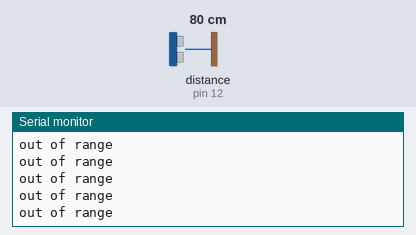
Bench run of a sketch on a simulated Arduino Uno, built with avr-gcc and run on an emulated ATmega328P. Parts: the last lines printed to the serial monitor. Wiring (inferred from the names in the program): ultrasonic range finder: trigger pin 12; echo pin 12. The inputs (shaded band) are chosen by the test bench; at power-on: distance to the obstacle (sensor on pin 12) 80 cm. The echo pulse lasts 58.3 µs per cm.

Above: at 1.2 s.
1.3 s: distance to the obstacle (sensor on pin 12) set to 2 cm
At 1.9 s:
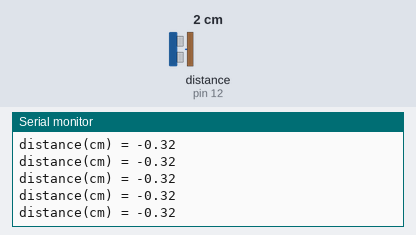
3.2 s: distance to the obstacle (sensor on pin 12) set to 4 cm
At 4.0 s:
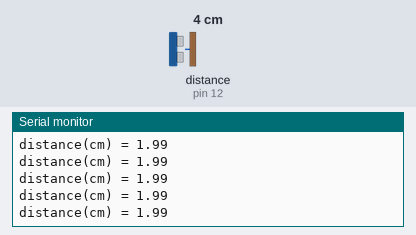
6.2 s: distance to the obstacle (sensor on pin 12) set to 18 cm
At 7.0 s:
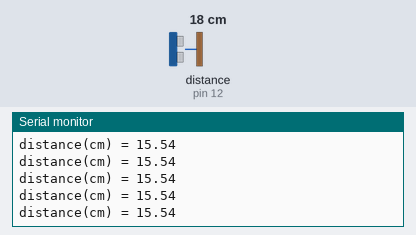
9.2 s: distance to the obstacle (sensor on pin 12) set to 9 cm
At 10.1 s:
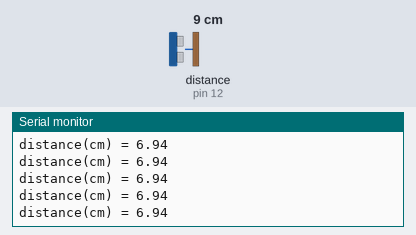
12.2 s: distance to the obstacle (sensor on pin 12) set to 35 cm
At 13.0 s:
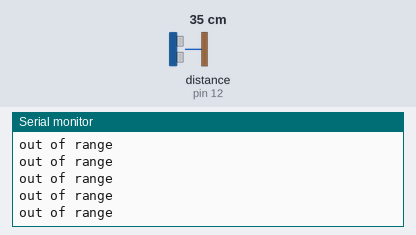
Timing chart, 0 to 15.2 s (numbered marks = the images above; inputs shaded):
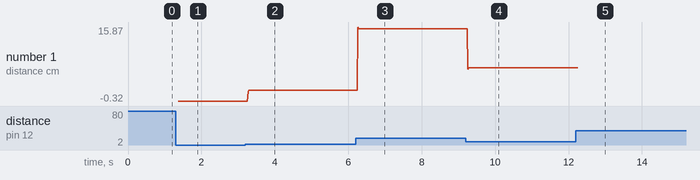

The sketch:

ultrasonic.ino
```cpp
#define TIMEOUT 2000 // Max microseconds to wait; choose according to max distance of wall
#define SPEED_OF_SOUND 340 // Update according to your own experiment
#define ULTRASONIC 12
// If you are using Port 1 of mCore, the ultrasonic sensor uses digital pin 12
// If you are using Port 2 of mCore, the ultrasonic sensor uses digital pin 10
void setup() {
 Serial.begin(9600); // to initialize the serial monitor
}

void loop() {
    pinMode(ULTRASONIC, OUTPUT);
    digitalWrite(ULTRASONIC, LOW);
    delayMicroseconds(2);
    digitalWrite(ULTRASONIC, HIGH);
    delayMicroseconds(10);
    digitalWrite(ULTRASONIC, LOW);

    pinMode(ULTRASONIC, INPUT);
    long duration = pulseIn(ULTRASONIC, HIGH, TIMEOUT);
    if (duration > 0) {
    Serial.print("distance(cm) = ");
    float distance = (duration / 2.0 / 1000000 * SPEED_OF_SOUND * 100) - 2; // 4.5 is the distance from ultrasonic to robot side
    Serial.println(distance);
    }
    else {
    Serial.println("out of range");
    }
    delay(10);
}
```

Measured:
- after the input at 1.3 s, the serial monitor: prints a new line after 0.07 s (image 1)
- after the input at 3.2 s, the serial monitor: prints a new line after 0.07 s (image 2)
- after the input at 6.2 s, the serial monitor: prints a new line after 0.06 s (image 3)
- after the input at 9.2 s, the serial monitor: prints a new line after 0.06 s (image 4)
- after the input at 12.2 s, the serial monitor: prints a new line after 0.07 s (image 5)
- plotted number 1: -0.32 → 1.99 after the input at 3.2 s, 1.99 → 15.54 after the input at 6.2 s, 15.54 → 6.94 after the input at 9.2 s
